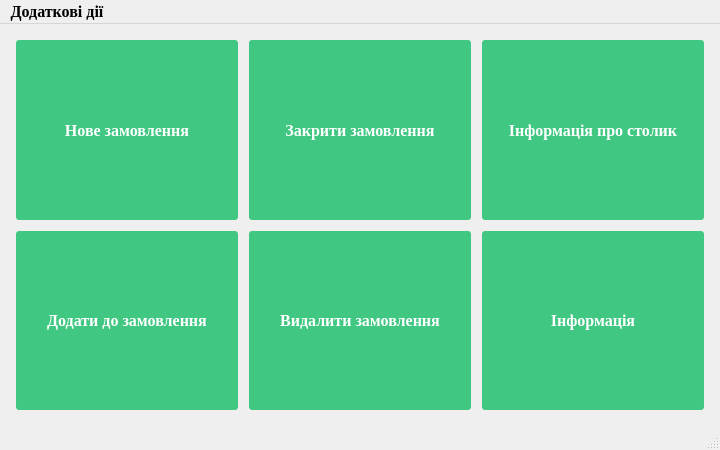
<?xml version="1.0" encoding="UTF-8"?>
<ui version="4.0">
 <class>MainForm</class>
 <widget class="QMainWindow" name="MainForm">
  <property name="windowModality">
   <enum>Qt::NonModal</enum>
  </property>
  <property name="enabled">
   <bool>true</bool>
  </property>
  <property name="geometry">
   <rect>
    <x>0</x>
    <y>0</y>
    <width>720</width>
    <height>450</height>
   </rect>
  </property>
  <property name="sizePolicy">
   <sizepolicy hsizetype="Fixed" vsizetype="Fixed">
    <horstretch>0</horstretch>
    <verstretch>0</verstretch>
   </sizepolicy>
  </property>
  <property name="minimumSize">
   <size>
    <width>720</width>
    <height>450</height>
   </size>
  </property>
  <property name="maximumSize">
   <size>
    <width>720</width>
    <height>450</height>
   </size>
  </property>
  <property name="font">
   <font>
    <family>Times New Roman</family>
    <pointsize>12</pointsize>
    <weight>75</weight>
    <bold>true</bold>
   </font>
  </property>
  <property name="mouseTracking">
   <bool>false</bool>
  </property>
  <property name="windowTitle">
   <string>MainForm</string>
  </property>
  <property name="windowIcon">
   <iconset resource="resource.qrc">
    <normaloff>:/res/img/cafe-server.gif</normaloff>:/res/img/cafe-server.gif</iconset>
  </property>
  <property name="autoFillBackground">
   <bool>false</bool>
  </property>
  <property name="styleSheet">
   <string notr="true"/>
  </property>
  <property name="toolButtonStyle">
   <enum>Qt::ToolButtonTextOnly</enum>
  </property>
  <property name="animated">
   <bool>true</bool>
  </property>
  <widget class="QWidget" name="centralWidget">
   <layout class="QGridLayout" name="gridLayout">
    <item row="1" column="4">
     <spacer name="horizontalSpacer_2">
      <property name="orientation">
       <enum>Qt::Horizontal</enum>
      </property>
      <property name="sizeType">
       <enum>QSizePolicy::Fixed</enum>
      </property>
      <property name="sizeHint" stdset="0">
       <size>
        <width>5</width>
        <height>20</height>
       </size>
      </property>
     </spacer>
    </item>
    <item row="3" column="0">
     <spacer name="horizontalSpacer_3">
      <property name="orientation">
       <enum>Qt::Horizontal</enum>
      </property>
      <property name="sizeType">
       <enum>QSizePolicy::Fixed</enum>
      </property>
      <property name="sizeHint" stdset="0">
       <size>
        <width>5</width>
        <height>20</height>
       </size>
      </property>
     </spacer>
    </item>
    <item row="2" column="3">
     <spacer name="verticalSpacer">
      <property name="orientation">
       <enum>Qt::Vertical</enum>
      </property>
      <property name="sizeType">
       <enum>QSizePolicy::Fixed</enum>
      </property>
      <property name="sizeHint" stdset="0">
       <size>
        <width>20</width>
        <height>5</height>
       </size>
      </property>
     </spacer>
    </item>
    <item row="4" column="3">
     <spacer name="verticalSpacer_2">
      <property name="orientation">
       <enum>Qt::Vertical</enum>
      </property>
      <property name="sizeType">
       <enum>QSizePolicy::Fixed</enum>
      </property>
      <property name="sizeHint" stdset="0">
       <size>
        <width>20</width>
        <height>5</height>
       </size>
      </property>
     </spacer>
    </item>
    <item row="1" column="6">
     <spacer name="horizontalSpacer_4">
      <property name="orientation">
       <enum>Qt::Horizontal</enum>
      </property>
      <property name="sizeType">
       <enum>QSizePolicy::Fixed</enum>
      </property>
      <property name="sizeHint" stdset="0">
       <size>
        <width>5</width>
        <height>20</height>
       </size>
      </property>
     </spacer>
    </item>
    <item row="1" column="1">
     <widget class="QPushButton" name="NewOrderButton">
      <property name="sizePolicy">
       <sizepolicy hsizetype="MinimumExpanding" vsizetype="MinimumExpanding">
        <horstretch>0</horstretch>
        <verstretch>0</verstretch>
       </sizepolicy>
      </property>
      <property name="font">
       <font>
        <weight>87</weight>
        <bold>true</bold>
        <underline>false</underline>
        <strikeout>false</strikeout>
       </font>
      </property>
      <property name="autoFillBackground">
       <bool>false</bool>
      </property>
      <property name="styleSheet">
       <string notr="true">QPushButton
{
    font-weight: 700;
  color: white;
  text-decoration: none;
  padding: .8em 1em calc(.8em + 3px);
  border-radius: 3px;
  background: rgb(64,199,129);
  box-shadow: 0 -3px rgb(53,167,110) inset;
  transition: 0.2s;
}

QPushButton:pressed
{
   background: rgb(33,147,90);
  box-shadow: 0 3px rgb(33,147,90) inset;
}

QPushButton:hover
{
   background: rgb(53, 167, 110);
}

QPushButton:focus {
    /*background-color: red;*/
}</string>
      </property>
      <property name="text">
       <string>Нове замовлення</string>
      </property>
     </widget>
    </item>
    <item row="1" column="3">
     <widget class="QPushButton" name="CloseOrderButton">
      <property name="sizePolicy">
       <sizepolicy hsizetype="MinimumExpanding" vsizetype="MinimumExpanding">
        <horstretch>0</horstretch>
        <verstretch>0</verstretch>
       </sizepolicy>
      </property>
      <property name="font">
       <font>
        <weight>87</weight>
        <bold>true</bold>
        <underline>false</underline>
        <strikeout>false</strikeout>
       </font>
      </property>
      <property name="autoFillBackground">
       <bool>false</bool>
      </property>
      <property name="styleSheet">
       <string notr="true">QPushButton
{
    font-weight: 700;
  color: white;
  text-decoration: none;
  padding: .8em 1em calc(.8em + 3px);
  border-radius: 3px;
  background: rgb(64,199,129);
  box-shadow: 0 -3px rgb(53,167,110) inset;
  transition: 0.2s;
}

QPushButton:pressed
{
   background: rgb(33,147,90);
  box-shadow: 0 3px rgb(33,147,90) inset;
}

QPushButton:hover
{
   background: rgb(53, 167, 110);
}

QPushButton:focus {
    /*background-color: red;*/
}</string>
      </property>
      <property name="text">
       <string>Закрити замовлення</string>
      </property>
     </widget>
    </item>
    <item row="3" column="1">
     <widget class="QPushButton" name="AddToOrderButton">
      <property name="sizePolicy">
       <sizepolicy hsizetype="MinimumExpanding" vsizetype="MinimumExpanding">
        <horstretch>0</horstretch>
        <verstretch>0</verstretch>
       </sizepolicy>
      </property>
      <property name="font">
       <font>
        <weight>87</weight>
        <bold>true</bold>
        <underline>false</underline>
        <strikeout>false</strikeout>
       </font>
      </property>
      <property name="autoFillBackground">
       <bool>false</bool>
      </property>
      <property name="styleSheet">
       <string notr="true">QPushButton
{
    font-weight: 700;
  color: white;
  text-decoration: none;
  padding: .8em 1em calc(.8em + 3px);
  border-radius: 3px;
  background: rgb(64,199,129);
  box-shadow: 0 -3px rgb(53,167,110) inset;
  transition: 0.2s;
}

QPushButton:pressed
{
   background: rgb(33,147,90);
  box-shadow: 0 3px rgb(33,147,90) inset;
}

QPushButton:hover
{
   background: rgb(53, 167, 110);
}

QPushButton:focus {
    /*background-color: red;*/
}</string>
      </property>
      <property name="text">
       <string>Додати до замовлення</string>
      </property>
     </widget>
    </item>
    <item row="3" column="3">
     <widget class="QPushButton" name="DeleteOrderButton">
      <property name="sizePolicy">
       <sizepolicy hsizetype="MinimumExpanding" vsizetype="MinimumExpanding">
        <horstretch>0</horstretch>
        <verstretch>0</verstretch>
       </sizepolicy>
      </property>
      <property name="font">
       <font>
        <weight>87</weight>
        <bold>true</bold>
        <underline>false</underline>
        <strikeout>false</strikeout>
       </font>
      </property>
      <property name="autoFillBackground">
       <bool>false</bool>
      </property>
      <property name="styleSheet">
       <string notr="true">QPushButton
{
    font-weight: 700;
  color: white;
  text-decoration: none;
  padding: .8em 1em calc(.8em + 3px);
  border-radius: 3px;
  background: rgb(64,199,129);
  box-shadow: 0 -3px rgb(53,167,110) inset;
  transition: 0.2s;
}

QPushButton:pressed
{
   background: rgb(33,147,90);
  box-shadow: 0 3px rgb(33,147,90) inset;
}

QPushButton:hover
{
   background: rgb(53, 167, 110);
}

QPushButton:focus {
    /*background-color: red;*/
}</string>
      </property>
      <property name="text">
       <string>Видалити замовлення</string>
      </property>
     </widget>
    </item>
    <item row="1" column="5">
     <widget class="QPushButton" name="InfoAboutOrderButton">
      <property name="sizePolicy">
       <sizepolicy hsizetype="MinimumExpanding" vsizetype="MinimumExpanding">
        <horstretch>0</horstretch>
        <verstretch>0</verstretch>
       </sizepolicy>
      </property>
      <property name="font">
       <font>
        <weight>87</weight>
        <bold>true</bold>
        <underline>false</underline>
        <strikeout>false</strikeout>
       </font>
      </property>
      <property name="autoFillBackground">
       <bool>false</bool>
      </property>
      <property name="styleSheet">
       <string notr="true">QPushButton
{
    font-weight: 700;
  color: white;
  text-decoration: none;
  padding: .8em 1em calc(.8em + 3px);
  border-radius: 3px;
  background: rgb(64,199,129);
  box-shadow: 0 -3px rgb(53,167,110) inset;
  transition: 0.2s;
}

QPushButton:pressed
{
   background: rgb(33,147,90);
  box-shadow: 0 3px rgb(33,147,90) inset;
}

QPushButton:hover
{
   background: rgb(53, 167, 110);
}

QPushButton:focus {
    /*background-color: red;*/
}</string>
      </property>
      <property name="text">
       <string>Інформація про столик</string>
      </property>
     </widget>
    </item>
    <item row="3" column="5">
     <widget class="QPushButton" name="Info">
      <property name="sizePolicy">
       <sizepolicy hsizetype="MinimumExpanding" vsizetype="MinimumExpanding">
        <horstretch>0</horstretch>
        <verstretch>0</verstretch>
       </sizepolicy>
      </property>
      <property name="font">
       <font>
        <weight>87</weight>
        <bold>true</bold>
        <underline>false</underline>
        <strikeout>false</strikeout>
       </font>
      </property>
      <property name="autoFillBackground">
       <bool>false</bool>
      </property>
      <property name="styleSheet">
       <string notr="true">QPushButton
{
    font-weight: 700;
  color: white;
  text-decoration: none;
  padding: .8em 1em calc(.8em + 3px);
  border-radius: 3px;
  background: rgb(64,199,129);
  box-shadow: 0 -3px rgb(53,167,110) inset;
  transition: 0.2s;
}

QPushButton:pressed
{
   background: rgb(33,147,90);
  box-shadow: 0 3px rgb(33,147,90) inset;
}

QPushButton:hover
{
   background: rgb(53, 167, 110);
}

QPushButton:focus {
    /*background-color: red;*/
}</string>
      </property>
      <property name="text">
       <string>Інформація</string>
      </property>
     </widget>
    </item>
    <item row="1" column="2">
     <spacer name="horizontalSpacer">
      <property name="orientation">
       <enum>Qt::Horizontal</enum>
      </property>
      <property name="sizeType">
       <enum>QSizePolicy::Fixed</enum>
      </property>
      <property name="sizeHint" stdset="0">
       <size>
        <width>5</width>
        <height>20</height>
       </size>
      </property>
     </spacer>
    </item>
    <item row="0" column="3">
     <spacer name="verticalSpacer_3">
      <property name="orientation">
       <enum>Qt::Vertical</enum>
      </property>
      <property name="sizeType">
       <enum>QSizePolicy::Fixed</enum>
      </property>
      <property name="sizeHint" stdset="0">
       <size>
        <width>20</width>
        <height>5</height>
       </size>
      </property>
     </spacer>
    </item>
   </layout>
  </widget>
  <widget class="QMenuBar" name="menuBar">
   <property name="geometry">
    <rect>
     <x>0</x>
     <y>0</y>
     <width>720</width>
     <height>22</height>
    </rect>
   </property>
   <widget class="QMenu" name="menu">
    <property name="tearOffEnabled">
     <bool>false</bool>
    </property>
    <property name="title">
     <string>Додаткові дії</string>
    </property>
    <property name="icon">
     <iconset resource="resource.qrc">
      <normaloff>:/res/img/Без названия.jpg</normaloff>:/res/img/Без названия.jpg</iconset>
    </property>
    <property name="separatorsCollapsible">
     <bool>false</bool>
    </property>
    <property name="toolTipsVisible">
     <bool>false</bool>
    </property>
    <addaction name="InfoAboutDev"/>
    <addaction name="Exit"/>
   </widget>
   <addaction name="menu"/>
  </widget>
  <widget class="QStatusBar" name="statusBar"/>
  <action name="InfoAboutDev">
   <property name="icon">
    <iconset resource="resource.qrc">
     <normaloff>:/res/img/Button White Info.png</normaloff>:/res/img/Button White Info.png</iconset>
   </property>
   <property name="text">
    <string>Інформація про розробника</string>
   </property>
   <property name="toolTip">
    <string>Інформація</string>
   </property>
  </action>
  <action name="Exit">
   <property name="icon">
    <iconset resource="resource.qrc">
     <normaloff>:/res/img/exit.png</normaloff>:/res/img/exit.png</iconset>
   </property>
   <property name="text">
    <string>Вийти</string>
   </property>
  </action>
 </widget>
 <layoutdefault spacing="6" margin="11"/>
 <resources>
  <include location="resource.qrc"/>
 </resources>
 <connections/>
</ui>
